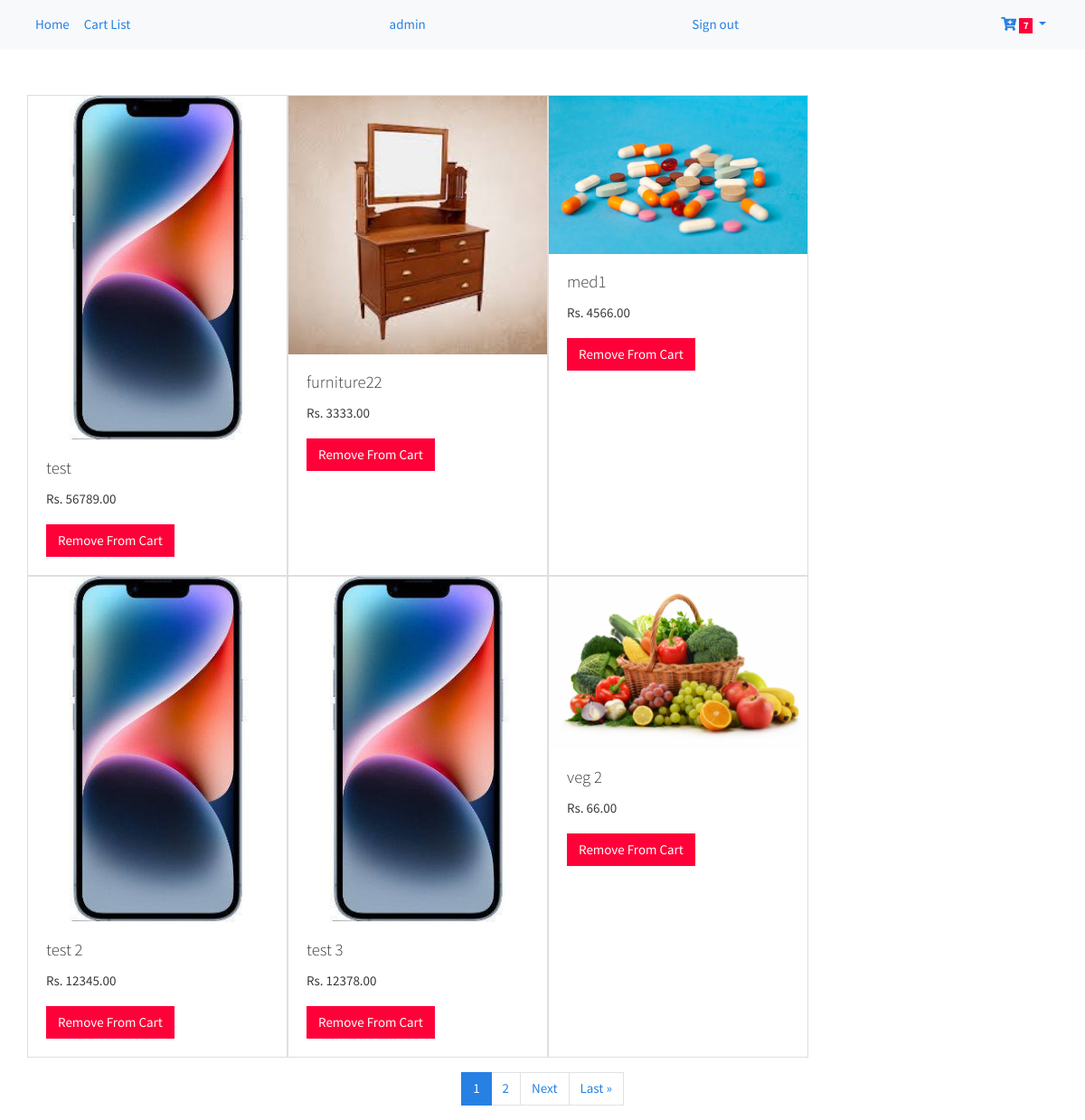
Screenshot of /cart/cart_list (signed in) with the database file from the repository.
### cart/models.py (models this page shows, shortened)
class Cart(models.Model):
    cart_id = models.UUIDField(primary_key=True, default=uuid.uuid4, editable=False)
    created_user = models.CharField(max_length=50, editable=False)
    created_at = models.DateTimeField(auto_now_add=True, editable=False)
    updated_user = models.CharField(max_length=50, null=True, blank=True)
    updated_at = models.DateTimeField(null=True, blank=True)
    user = models.ForeignKey(User, models.CASCADE, null=True, blank=True)
    product = models.ForeignKey('products.Products', models.CASCADE, null=True, blank=True)

### products/models.py (models this page shows, shortened)
class Products(models.Model):
    product_id = models.UUIDField(primary_key=True, default=uuid.uuid4, editable=False)
    created_user = models.CharField(max_length=50, editable=False)
    created_at = models.DateTimeField(auto_now_add=True, editable=False)
    updated_user = models.CharField(max_length=50, null=True, blank=True)
    updated_at = models.DateTimeField(null=True, blank=True)
    product_name = models.CharField(max_length=100, null=True, blank=True)
    product_description = models.CharField(max_length=100, null=True, blank=True)
    status_choices = (
        ('Available', 'Available'),
        ('Out of Stock', 'Out of Stock'),
    )
    product_status = models.CharField(max_length=50, choices=status_choices)
    category_choices = (
        ('Clothing', 'Clothing'),
        ('Electronics', 'Electronics'),
        ('Vegetables', 'Vegetables'),
        ('Furniture', 'Furniture'),
        ('Medicines', 'Medicines'),
    )
    product_category = models.CharField(max_length=50, choices=category_choices)
    product_prize = models.DecimalField(max_digits=10, decimal_places=2, null=True, blank=True)
    product_image = models.ImageField(null=True, blank=True, upload_to='uploads/product_images')
    class Meta:
        ordering = ('-created_at',)

### cart/views.py (the view)
# urls.py: path('cart_list', cart_list, name='cart_list'),
def cart_list(request):
    user = request.user
    products = Cart.objects.filter(user=user)
    paginator = Paginator(products, 6)
    page_number = request.GET.get('page')
    page_obj = paginator.get_page(page_number)
    context = {
        "page_obj": page_obj,
    }
    return render(request, 'cart/cart_list.html', context)

### cart/context_procesors.py (called while the page is built)
def cart_count(request):
    if request.user.id != None:
        cart_count = Cart.objects.filter(user=request.user).count()
    else:
        cart_count = 0
    return {'cart_count': cart_count}

### templates/cart/cart_list.html (shortened to what this page needs)
{% extends 'cart/cart_base.html' %}
{% block content %}
<div style="margin-top:50px;">
    <div class="container">
        <div class="row">
            {% if page_obj %}
            {% for i in page_obj %}
            <div class="card" style="width: 18rem;">
                <img src="{{i.product.product_image.url}}" class="card-img-top" alt="...">
                <div class="card-body">
                    <h5 class="card-title">{{i.product.product_name}}</h5>
                    <p class="card-text">Rs. {{i.product.product_prize}}</p>
                    <a href="{% url 'remove_from_cart' i.product.product_id %}" class="btn btn-danger">Remove From
                        Cart</a>
                </div>
            </div>
            {% endfor %}
            <div class="col-1"></div>
            {% else %}
            <div class="form-group" align="center">
                <div class="col-md-12" style="margin-top:20%;">
                    <h2>Cart is Empty! <img src=""><a href="{% url 'home'%}">Click Here!</a> To View More Products </h2>
                </div>
            </div>
            {% endif %}
        </div>
    </div>
    <div class="col-md-12 col-sm-12 col-xs-12 nopadding">
        <div class="pagination-box clearfix">
            {% if page_obj.has_other_pages %}
            <nav class="my-3 container">
                <ul class="pagination pg-grey justify-content-center">
                    {% for i in page_obj.paginator.page_range %}
                    {% if page_obj.number == i %}
                    <li class="page-item active"><a class="page-link">{{ i }}</a></li>
                    {% else %}
                    <li class="page-item"><a class="page-link"
                                             href="?{% if query %}q={{query}}&{% endif %}page={{ i }}">{{ i }}</a></li>
                    {% endif %}
                    {% endfor %}
                    {% if page_obj.has_next %}
                    <li class="page-item">
                        <a class="page-link"
                           href="?{% if query %}q={{query}}&{% endif %}page={{ page_obj.next_page_number }}">Next</a>
                    </li>
                    <li class="page-item">
                        <a class="page-link"
                           href="?{% if query %}q={{query}}&{% endif %}page={{ page_obj.paginator.num_pages }}">Last
                            &raquo;</a>
                    </li>
                    {% endif %}
                </ul>
            </nav>
            {% endif %}
        </div>
    </div>
</div>
    {% endblock %}

### templates/cart/cart_base.html (shortened to what this page needs)
<!DOCTYPE html>
{%load static %}
<html lang="en">
<head>
  <link href="{% static 'css/home.css'%}" rel="stylesheet">
    <link href="https://cdnjs.cloudflare.com/ajax/libs/owl-carousel/1.3.3/owl.carousel.min.css" rel="stylesheet">
    <link href="https://cdnjs.cloudflare.com/ajax/libs/owl-carousel/1.3.3/owl.theme.min.css" rel="stylesheet">
     <link href="{% static 'vendor/fontawesome/css/all.min.css' %}" rel="stylesheet" type="text/css">
    <link rel="stylesheet" href="https://use.fontawesome.com/releases/v5.13.0/css/all.css">
    <link rel="stylesheet" href="https://pro.fontawesome.com/releases/v5.10.0/css/all.css"/>
    <link href="https://maxcdn.bootstrapcdn.com/font-awesome/4.6.1/css/font-awesome.min.css" rel="stylesheet">
     <link href="{% static 'css/bootstrap.min.css'%}" rel="stylesheet">
</head>
<body>
<nav class="navbar navbar-expand-lg bg-light">
  <div class="container-fluid">
    <div class="collapse navbar-collapse" id="navbarSupportedContent">
      <ul class="navbar-nav me-auto mb-2 mb-lg-0">
        <li class="nav-item">
          <a class="nav-link active" aria-current="page" href="{% url 'home'%}">Home</a>
        </li>
        <li class="nav-item">
          <a class="nav-link" href="{% url 'cart_list' %}">Cart List</a>
        </li>
      </ul>
        <ul class="navbar-nav ml-auto px-3">
                    <li class="nav-item">
                        <a class="" href="">{{request.user}}</a>
                    </li>
                </ul>
         <ul class="navbar-nav ml-auto px-3">
                    <li class="nav-item">
                        <a class="" href="{% url 'user_login'%}">Sign out</a>
                    </li>
                </ul>
        <ul class="navbar-nav ml-auto">
                    <li class="nav-item dropdown no-arrow mx-1">
                        <a class="nav-link dropdown-toggle" href="#" id="alertsDropdown" role="button"
                           data-toggle="dropdown" aria-haspopup="true" aria-expanded="false">
                           <i class="fas fa-cart-plus"></i>
                            <span class="badge badge-danger badge-counter">{{cart_count}}</span>
                        </a>
                    </li>
                </ul>
    </div>
  </div>
</nav>
<div class="container-fluid">
                {% block content %}
                {% endblock %}
            </div>
</body>
</html>

### rows the page displays
Cart: product.product_image (picture), product.product_name "test", product.product_prize "56789.00"
Cart: product.product_image (picture), product.product_name "furniture22", product.product_prize "3333.00"
Cart: product.product_image (picture), product.product_name "med1", product.product_prize "4566.00"
Cart: product.product_image (picture), product.product_name "test 2", product.product_prize "12345.00"
Cart: product.product_image (picture), product.product_name "test 3", product.product_prize "12378.00"
Cart: product.product_image (picture), product.product_name "veg 2", product.product_prize "66.00"

### other values shown
{{ request.user }} "admin"
{{ cart_count }} "7"
{{ i }} "1"
{{ i }} "2"
